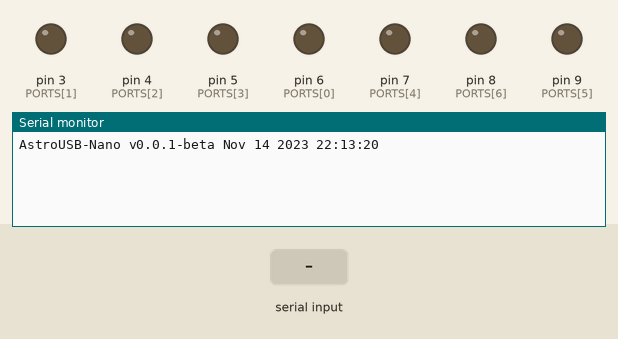
This sketch was run on a simulated Arduino Nano, built with avr-gcc and run on an emulated ATmega328P. On the bench: output pins drawn as LEDs (lit = HIGH), the last lines printed to the serial monitor. Inputs (shaded band) come from the test bench.

Above: at 1.2 s.
1.3 s: "Port 1\n" received over Serial
At 2.1 s:
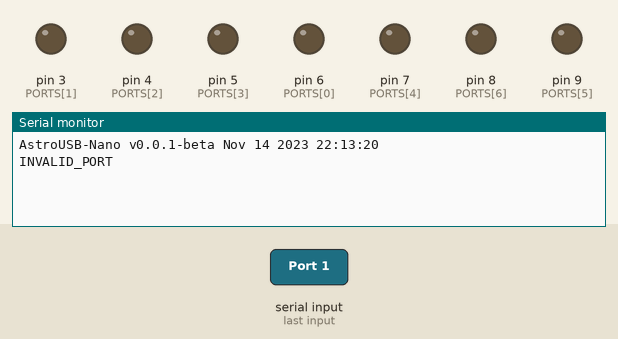
2.8 s: "PING\n" received over Serial
At 3.2 s:
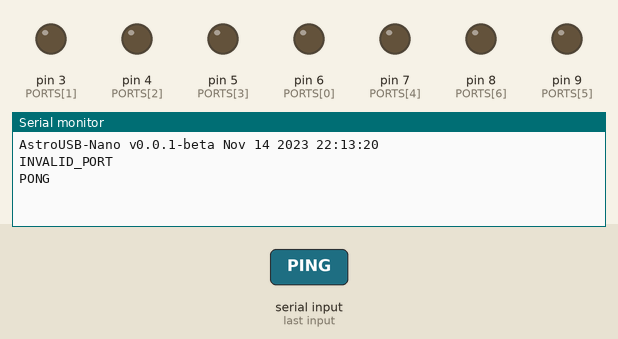
4.3 s: "ACK\n" received over Serial
At 5.6 s:
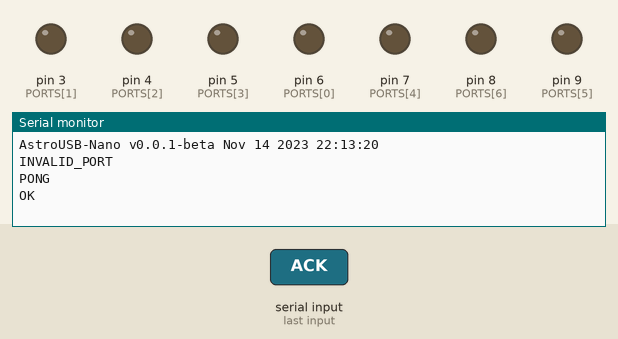

Measured:
- after the input at 1.3 s, the serial monitor: prints a new line at once (image 1)
- after the input at 2.8 s, the serial monitor: prints a new line at once (image 2)
- after the input at 4.3 s, the serial monitor: prints a new line at once (image 3)

The sketch:

AstroUSB.ino
```cpp
#include <EEPROM.h>

#define uint unsigned int
#define uchar unsigned char
#define ulong unsigned long

#define EEPROM_NAME_SIZE 72
#define NAME_SIZE EEPROM_NAME_SIZE / 2
#define PORT_COUNT 7
#define EEPROM_MAGIC_VALUE 122
#define EEPROM_WRITES

const uint8_t PORTS[PORT_COUNT] = {6, 3, 4, 5, 7, 9, 8};

//char NAMES[PORT_COUNT][EEPROM_NAME_SIZE] = {"Port 1", "Port 2", "Port 3", "Port 4", "Port 5", "Port 6", "Port 7"};
uint state = 0;

// TODO: Rewrite this absolute dogshit
String getValue(String data, char separator, int index) {
  int found = 0;
  int strIndex[] = {0, -1};
  int maxIndex = data.length() - 1;

  for (int i = 0; i <= maxIndex && found <= index; i++){
    if (data.charAt(i) == separator || i == maxIndex) {
        found++;
        strIndex[0] = strIndex[1] + 1;
        strIndex[1] = (i == maxIndex) ? i + 1 : i;
    }
  }

  return found > index ? data.substring(strIndex[0], strIndex[1]) : "";
}

uint bit_on(uint num, uint bit) {
  return num | (1 << bit);
}

uint bit_off(uint num, uint bit) {
  return num & ~(1 << bit);
}

bool is_bit_on(uint num, uint bit) {
  return (num & (1 << bit)) != 0;
}

ulong lastPing;

void fwinfo() {
  Serial.print("AstroUSB-Nano v0.0.1-beta ");
  Serial.print(__DATE__);
  Serial.print(" ");
  Serial.println(__TIME__);
  Serial.flush();
}

void setup() {
  state = EEPROM.read(0);

  for (int i = 0; i < PORT_COUNT; i++) {
    digitalWrite(PORTS[i], is_bit_on(state, i) == 0 ? HIGH : LOW);
    pinMode(PORTS[i], OUTPUT);
  }

  Serial.begin(115200);
  fwinfo();

  lastPing = millis();
}

void process(String data) {
  data.trim();
  String command = getValue(data, ';', 0);
  if (command == "") {
    Serial.println("INVALID_COMMAND");
    Serial.flush();
    return;
  }
  if (command == "FWINFO") {
    fwinfo();
    return;
  } else if (command == "PING") {
    Serial.println("PONG");
    Serial.flush();
    return;
  } else if (command == "ACK") {
    Serial.println("OK");
    Serial.flush();
    return;
  }

  // Zahtevan je 2. argument
  String t = getValue(data, ';', 1);
  uint target = t.toInt();
  if (t.length() == 0 || !isDigit(t.charAt(0)) || target >= PORT_COUNT) {
    Serial.println("INVALID_PORT");
    Serial.flush();
    return;
  }

  if (command == "ON") {
    state = bit_on(state, target);
#ifdef EEPROM_WRITES
    EEPROM.write(0, state);
#endif
    digitalWrite(PORTS[target], LOW);
    Serial.println("OK");
  } else if (command == "OFF") {
    state = bit_off(state, target);
#ifdef EEPROM_WRITES
    EEPROM.write(0, state);
#endif
    digitalWrite(PORTS[target], HIGH);
    Serial.println("OK");
  } else if (command == "STATEGET") {
    Serial.println(is_bit_on(state, target));
  }

  Serial.flush();
}

//String data;

void loop() {
  if (!Serial) {
    lastPing = millis();
    Serial.println("PING");
    Serial.flush();
    delay(2000);
  } else {
    String data = Serial.readStringUntil('\n');
    if (data.length() > 0) {
      process(data);
      //Serial.print("RX: ");
      //Serial.println(data);
    }
  }
}
```
